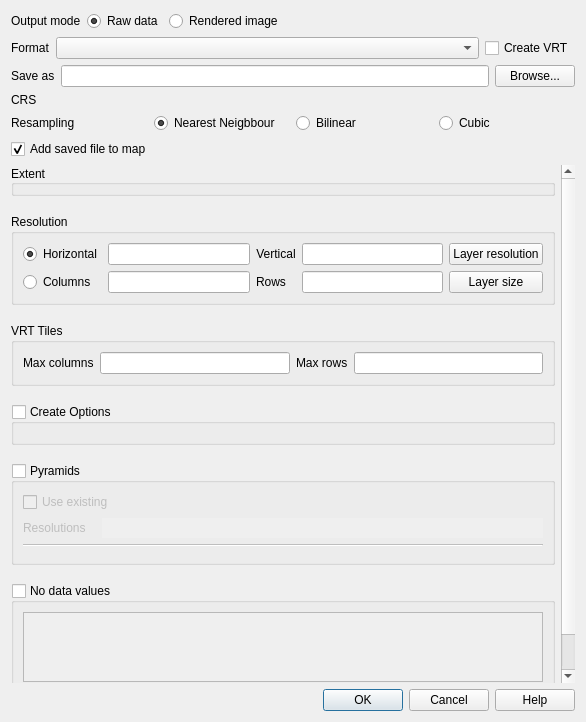
<?xml version="1.0" encoding="UTF-8"?>
<ui version="4.0">
 <class>QgsRasterLayerSaveAsDialogBase</class>
 <widget class="QDialog" name="QgsRasterLayerSaveAsDialogBase">
  <property name="geometry">
   <rect>
    <x>0</x>
    <y>0</y>
    <width>586</width>
    <height>722</height>
   </rect>
  </property>
  <property name="windowTitle">
   <string>Save Raster Layer as...</string>
  </property>
  <layout class="QVBoxLayout" name="verticalLayout">
   <item>
    <layout class="QHBoxLayout" name="horizontalLayout_6">
     <item>
      <widget class="QLabel" name="mModeLabel">
       <property name="text">
        <string>Output mode</string>
       </property>
      </widget>
     </item>
     <item>
      <widget class="QRadioButton" name="mRawModeRadioButton">
       <property name="toolTip">
        <string>Write out raw raster layer data. Optionally user defined no data values may be applied.</string>
       </property>
       <property name="text">
        <string>Raw data</string>
       </property>
       <property name="checked">
        <bool>true</bool>
       </property>
       <attribute name="buttonGroup">
        <string notr="true">buttonGroup_2</string>
       </attribute>
      </widget>
     </item>
     <item>
      <widget class="QRadioButton" name="mRenderedModeRadioButton">
       <property name="toolTip">
        <string>Write out 3 bands RGB image rendered using current layer style.</string>
       </property>
       <property name="text">
        <string>Rendered image</string>
       </property>
       <property name="checked">
        <bool>false</bool>
       </property>
       <attribute name="buttonGroup">
        <string notr="true">buttonGroup_2</string>
       </attribute>
      </widget>
     </item>
     <item>
      <spacer name="horizontalSpacer">
       <property name="orientation">
        <enum>Qt::Horizontal</enum>
       </property>
       <property name="sizeHint" stdset="0">
        <size>
         <width>40</width>
         <height>20</height>
        </size>
       </property>
      </spacer>
     </item>
    </layout>
   </item>
   <item>
    <layout class="QHBoxLayout" name="horizontalLayout">
     <item>
      <widget class="QLabel" name="mFormatLabel">
       <property name="text">
        <string>Format</string>
       </property>
       <property name="buddy">
        <cstring>mFormatComboBox</cstring>
       </property>
      </widget>
     </item>
     <item>
      <widget class="QComboBox" name="mFormatComboBox">
       <property name="sizePolicy">
        <sizepolicy hsizetype="Expanding" vsizetype="Fixed">
         <horstretch>0</horstretch>
         <verstretch>0</verstretch>
        </sizepolicy>
       </property>
      </widget>
     </item>
     <item>
      <widget class="QCheckBox" name="mTileModeCheckBox">
       <property name="toolTip">
        <string>Create GDAL Virtual Format composed of multiple
datasets with maximum width and height specified below.</string>
       </property>
       <property name="text">
        <string>Create VRT</string>
       </property>
      </widget>
     </item>
    </layout>
   </item>
   <item>
    <layout class="QHBoxLayout" name="horizontalLayout_3">
     <item>
      <widget class="QLabel" name="mSaveAsLabel">
       <property name="text">
        <string>Save as</string>
       </property>
       <property name="buddy">
        <cstring>mSaveAsLineEdit</cstring>
       </property>
      </widget>
     </item>
     <item>
      <widget class="QLineEdit" name="mSaveAsLineEdit">
       <property name="enabled">
        <bool>true</bool>
       </property>
       <property name="text">
        <string/>
       </property>
      </widget>
     </item>
     <item>
      <widget class="QPushButton" name="mBrowseButton">
       <property name="enabled">
        <bool>true</bool>
       </property>
       <property name="text">
        <string>Browse...</string>
       </property>
      </widget>
     </item>
    </layout>
   </item>
   <item>
    <layout class="QHBoxLayout" name="horizontalLayout_4">
     <item>
      <widget class="QLabel" name="label_2">
       <property name="sizePolicy">
        <sizepolicy hsizetype="Fixed" vsizetype="Fixed">
         <horstretch>0</horstretch>
         <verstretch>0</verstretch>
        </sizepolicy>
       </property>
       <property name="minimumSize">
        <size>
         <width>0</width>
         <height>0</height>
        </size>
       </property>
       <property name="text">
        <string>CRS</string>
       </property>
      </widget>
     </item>
     <item>
      <widget class="QgsProjectionSelectionWidget" name="mCrsSelector" native="true">
       <property name="focusPolicy">
        <enum>Qt::StrongFocus</enum>
       </property>
      </widget>
     </item>
    </layout>
   </item>
   <item>
    <layout class="QHBoxLayout" name="horizontalLayout_2">
     <item>
      <widget class="QLabel" name="mResampLabel">
       <property name="text">
        <string>Resampling</string>
       </property>
      </widget>
     </item>
     <item>
      <widget class="QRadioButton" name="mNearestRadioButton">
       <property name="text">
        <string>Nearest Neigbbour</string>
       </property>
       <property name="checked">
        <bool>true</bool>
       </property>
       <attribute name="buttonGroup">
        <string notr="true">buttonGroup</string>
       </attribute>
      </widget>
     </item>
     <item>
      <widget class="QRadioButton" name="mBilinearRadioButton">
       <property name="text">
        <string>Bilinear</string>
       </property>
       <attribute name="buttonGroup">
        <string notr="true">buttonGroup</string>
       </attribute>
      </widget>
     </item>
     <item>
      <widget class="QRadioButton" name="mCubicRadioButton">
       <property name="text">
        <string>Cubic</string>
       </property>
       <attribute name="buttonGroup">
        <string notr="true">buttonGroup</string>
       </attribute>
      </widget>
     </item>
    </layout>
   </item>
   <item>
    <widget class="QCheckBox" name="mAddToCanvas">
     <property name="text">
      <string>Add saved file to map</string>
     </property>
     <property name="checked">
      <bool>true</bool>
     </property>
    </widget>
   </item>
   <item>
    <widget class="QgsScrollArea" name="mScrollArea">
     <property name="frameShape">
      <enum>QFrame::NoFrame</enum>
     </property>
     <property name="frameShadow">
      <enum>QFrame::Sunken</enum>
     </property>
     <property name="widgetResizable">
      <bool>true</bool>
     </property>
     <widget class="QWidget" name="scrollAreaWidgetContents">
      <property name="geometry">
       <rect>
        <x>0</x>
        <y>0</y>
        <width>551</width>
        <height>543</height>
       </rect>
      </property>
      <layout class="QVBoxLayout" name="verticalLayout_5">
       <property name="spacing">
        <number>18</number>
       </property>
       <property name="leftMargin">
        <number>0</number>
       </property>
       <property name="topMargin">
        <number>0</number>
       </property>
       <property name="rightMargin">
        <number>6</number>
       </property>
       <property name="bottomMargin">
        <number>0</number>
       </property>
       <item>
        <widget class="QgsExtentGroupBox" name="mExtentGroupBox">
         <property name="sizePolicy">
          <sizepolicy hsizetype="Preferred" vsizetype="Preferred">
           <horstretch>0</horstretch>
           <verstretch>0</verstretch>
          </sizepolicy>
         </property>
         <property name="autoFillBackground">
          <bool>false</bool>
         </property>
         <property name="title">
          <string>Extent</string>
         </property>
         <property name="alignment">
          <set>Qt::AlignLeading|Qt::AlignLeft|Qt::AlignVCenter</set>
         </property>
         <property name="checkable">
          <bool>false</bool>
         </property>
         <property name="collapsed" stdset="0">
          <bool>false</bool>
         </property>
         <property name="saveCollapsedState" stdset="0">
          <bool>true</bool>
         </property>
        </widget>
       </item>
       <item>
        <widget class="QgsCollapsibleGroupBox" name="mResolutionGroupBox">
         <property name="sizePolicy">
          <sizepolicy hsizetype="Preferred" vsizetype="Preferred">
           <horstretch>0</horstretch>
           <verstretch>0</verstretch>
          </sizepolicy>
         </property>
         <property name="title">
          <string>Resolution</string>
         </property>
         <property name="flat">
          <bool>false</bool>
         </property>
         <property name="checkable">
          <bool>false</bool>
         </property>
         <property name="collapsed" stdset="0">
          <bool>false</bool>
         </property>
         <property name="saveCollapsedState" stdset="0">
          <bool>true</bool>
         </property>
         <layout class="QVBoxLayout" name="verticalLayout_3">
          <item>
           <layout class="QGridLayout" name="gridLayout_2">
            <item row="0" column="0">
             <widget class="QRadioButton" name="mResolutionRadioButton">
              <property name="text">
               <string>Horizontal</string>
              </property>
              <property name="checked">
               <bool>true</bool>
              </property>
             </widget>
            </item>
            <item row="0" column="1">
             <widget class="QLineEdit" name="mXResolutionLineEdit"/>
            </item>
            <item row="1" column="0">
             <widget class="QRadioButton" name="mSizeRadioButton">
              <property name="text">
               <string>Columns</string>
              </property>
             </widget>
            </item>
            <item row="1" column="1">
             <widget class="QLineEdit" name="mColumnsLineEdit"/>
            </item>
            <item row="1" column="2">
             <widget class="QLabel" name="mRowsLabel">
              <property name="text">
               <string>Rows</string>
              </property>
             </widget>
            </item>
            <item row="0" column="3">
             <widget class="QLineEdit" name="mYResolutionLineEdit"/>
            </item>
            <item row="1" column="3">
             <widget class="QLineEdit" name="mRowsLineEdit"/>
            </item>
            <item row="0" column="4">
             <widget class="QPushButton" name="mOriginalResolutionPushButton">
              <property name="text">
               <string>Layer resolution</string>
              </property>
             </widget>
            </item>
            <item row="1" column="4">
             <widget class="QPushButton" name="mOriginalSizePushButton">
              <property name="text">
               <string>Layer size</string>
              </property>
             </widget>
            </item>
            <item row="0" column="2">
             <widget class="QLabel" name="label">
              <property name="text">
               <string>Vertical</string>
              </property>
              <property name="alignment">
               <set>Qt::AlignCenter</set>
              </property>
             </widget>
            </item>
           </layout>
          </item>
         </layout>
        </widget>
       </item>
       <item>
        <widget class="QgsCollapsibleGroupBox" name="mTilesGroupBox">
         <property name="sizePolicy">
          <sizepolicy hsizetype="Preferred" vsizetype="Preferred">
           <horstretch>0</horstretch>
           <verstretch>0</verstretch>
          </sizepolicy>
         </property>
         <property name="title">
          <string>VRT Tiles</string>
         </property>
         <property name="checkable">
          <bool>false</bool>
         </property>
         <property name="checked">
          <bool>false</bool>
         </property>
         <property name="collapsed" stdset="0">
          <bool>false</bool>
         </property>
         <property name="saveCollapsedState" stdset="0">
          <bool>true</bool>
         </property>
         <layout class="QHBoxLayout" name="horizontalLayout_5">
          <item>
           <widget class="QLabel" name="mMaximumSizeXLabel">
            <property name="toolTip">
             <string>Maximum number of columns in one tile.</string>
            </property>
            <property name="text">
             <string>Max columns</string>
            </property>
           </widget>
          </item>
          <item>
           <widget class="QLineEdit" name="mMaximumSizeXLineEdit">
            <property name="toolTip">
             <string>Maximum number of columns in one tile.</string>
            </property>
           </widget>
          </item>
          <item>
           <widget class="QLabel" name="mMaximumSizeYLabel">
            <property name="toolTip">
             <string>Maximum number of rows in one tile.</string>
            </property>
            <property name="text">
             <string>Max rows</string>
            </property>
           </widget>
          </item>
          <item>
           <widget class="QLineEdit" name="mMaximumSizeYLineEdit">
            <property name="toolTip">
             <string>Maximum number of rows in one tile.</string>
            </property>
           </widget>
          </item>
         </layout>
        </widget>
       </item>
       <item>
        <widget class="QgsCollapsibleGroupBox" name="mCreateOptionsGroupBox">
         <property name="sizePolicy">
          <sizepolicy hsizetype="Preferred" vsizetype="Preferred">
           <horstretch>0</horstretch>
           <verstretch>0</verstretch>
          </sizepolicy>
         </property>
         <property name="title">
          <string>Create Options</string>
         </property>
         <property name="checkable">
          <bool>true</bool>
         </property>
         <property name="checked">
          <bool>false</bool>
         </property>
         <property name="collapsed" stdset="0">
          <bool>false</bool>
         </property>
         <property name="saveCollapsedState" stdset="0">
          <bool>true</bool>
         </property>
         <layout class="QGridLayout" name="gridLayout_5">
          <item row="0" column="0">
           <widget class="QgsRasterFormatSaveOptionsWidget" name="mCreateOptionsWidget" native="true"/>
          </item>
         </layout>
        </widget>
       </item>
       <item>
        <widget class="QgsCollapsibleGroupBox" name="mPyramidsGroupBox">
         <property name="sizePolicy">
          <sizepolicy hsizetype="Preferred" vsizetype="Preferred">
           <horstretch>0</horstretch>
           <verstretch>0</verstretch>
          </sizepolicy>
         </property>
         <property name="title">
          <string>Pyramids</string>
         </property>
         <property name="checkable">
          <bool>true</bool>
         </property>
         <property name="checked">
          <bool>false</bool>
         </property>
         <property name="collapsed" stdset="0">
          <bool>false</bool>
         </property>
         <property name="saveCollapsedState" stdset="0">
          <bool>true</bool>
         </property>
         <layout class="QGridLayout" name="gridLayout_3">
          <item row="3" column="0">
           <widget class="QgsRasterPyramidsOptionsWidget" name="mPyramidsOptionsWidget" native="true"/>
          </item>
          <item row="2" column="0">
           <widget class="Line" name="line">
            <property name="orientation">
             <enum>Qt::Horizontal</enum>
            </property>
           </widget>
          </item>
          <item row="1" column="0">
           <layout class="QHBoxLayout" name="horizontalLayout_9">
            <item>
             <widget class="QLabel" name="mPyramidResolutionsLabel">
              <property name="text">
               <string>Resolutions</string>
              </property>
             </widget>
            </item>
            <item>
             <spacer name="horizontalSpacer_5">
              <property name="orientation">
               <enum>Qt::Horizontal</enum>
              </property>
              <property name="sizeType">
               <enum>QSizePolicy::Fixed</enum>
              </property>
              <property name="sizeHint" stdset="0">
               <size>
                <width>10</width>
                <height>0</height>
               </size>
              </property>
             </spacer>
            </item>
            <item>
             <widget class="QLineEdit" name="mPyramidResolutionsLineEdit">
              <property name="toolTip">
               <string>Pyramid resolutions corresponding to levels given</string>
              </property>
              <property name="autoFillBackground">
               <bool>false</bool>
              </property>
              <property name="text">
               <string/>
              </property>
              <property name="frame">
               <bool>false</bool>
              </property>
              <property name="readOnly">
               <bool>true</bool>
              </property>
             </widget>
            </item>
           </layout>
          </item>
          <item row="0" column="0">
           <widget class="QCheckBox" name="mPyramidsUseExistingCheckBox">
            <property name="text">
             <string>Use existing</string>
            </property>
           </widget>
          </item>
         </layout>
        </widget>
       </item>
       <item>
        <widget class="QgsCollapsibleGroupBox" name="mNoDataGroupBox">
         <property name="sizePolicy">
          <sizepolicy hsizetype="Preferred" vsizetype="Preferred">
           <horstretch>0</horstretch>
           <verstretch>0</verstretch>
          </sizepolicy>
         </property>
         <property name="toolTip">
          <string>Additional no data values. The specified values will be set to no data in output raster.</string>
         </property>
         <property name="title">
          <string>No data values</string>
         </property>
         <property name="checkable">
          <bool>true</bool>
         </property>
         <property name="checked">
          <bool>false</bool>
         </property>
         <property name="collapsed" stdset="0">
          <bool>false</bool>
         </property>
         <property name="saveCollapsedState" stdset="0">
          <bool>true</bool>
         </property>
         <layout class="QHBoxLayout" name="horizontalLayout_7">
          <item>
           <layout class="QGridLayout" name="gridLayout">
            <item row="2" column="1">
             <widget class="QPushButton" name="mRemoveSelectedNoDataToolButton">
              <property name="sizePolicy">
               <sizepolicy hsizetype="Fixed" vsizetype="Fixed">
                <horstretch>0</horstretch>
                <verstretch>0</verstretch>
               </sizepolicy>
              </property>
              <property name="toolTip">
               <string>Remove selected row</string>
              </property>
              <property name="styleSheet">
               <string notr="true"/>
              </property>
              <property name="text">
               <string/>
              </property>
              <property name="icon">
               <iconset resource="../../images/images.qrc">
                <normaloff>:/images/themes/default/symbologyRemove.svg</normaloff>:/images/themes/default/symbologyRemove.svg</iconset>
              </property>
             </widget>
            </item>
            <item row="2" column="0">
             <widget class="QPushButton" name="mAddNoDataManuallyToolButton">
              <property name="sizePolicy">
               <sizepolicy hsizetype="Fixed" vsizetype="Fixed">
                <horstretch>0</horstretch>
                <verstretch>0</verstretch>
               </sizepolicy>
              </property>
              <property name="toolTip">
               <string>Add values manually</string>
              </property>
              <property name="text">
               <string/>
              </property>
              <property name="icon">
               <iconset resource="../../images/images.qrc">
                <normaloff>:/images/themes/default/symbologyAdd.svg</normaloff>:/images/themes/default/symbologyAdd.svg</iconset>
              </property>
             </widget>
            </item>
            <item row="1" column="0" colspan="5">
             <widget class="QTableWidget" name="mNoDataTableWidget">
              <property name="sizePolicy">
               <sizepolicy hsizetype="Expanding" vsizetype="Preferred">
                <horstretch>0</horstretch>
                <verstretch>0</verstretch>
               </sizepolicy>
              </property>
              <property name="minimumSize">
               <size>
                <width>0</width>
                <height>0</height>
               </size>
              </property>
              <attribute name="horizontalHeaderDefaultSectionSize">
               <number>250</number>
              </attribute>
              <attribute name="horizontalHeaderMinimumSectionSize">
               <number>200</number>
              </attribute>
             </widget>
            </item>
            <item row="2" column="2">
             <widget class="QPushButton" name="mLoadTransparentNoDataToolButton">
              <property name="sizePolicy">
               <sizepolicy hsizetype="Fixed" vsizetype="Fixed">
                <horstretch>0</horstretch>
                <verstretch>0</verstretch>
               </sizepolicy>
              </property>
              <property name="toolTip">
               <string>Load user defined fully transparent (100%) values </string>
              </property>
              <property name="text">
               <string/>
              </property>
              <property name="icon">
               <iconset resource="../../images/images.qrc">
                <normaloff>:/images/themes/default/mActionFileOpen.svg</normaloff>:/images/themes/default/mActionFileOpen.svg</iconset>
              </property>
             </widget>
            </item>
            <item row="2" column="3">
             <widget class="QPushButton" name="mRemoveAllNoDataToolButton">
              <property name="sizePolicy">
               <sizepolicy hsizetype="Fixed" vsizetype="Fixed">
                <horstretch>0</horstretch>
                <verstretch>0</verstretch>
               </sizepolicy>
              </property>
              <property name="toolTip">
               <string>Clear all</string>
              </property>
              <property name="text">
               <string/>
              </property>
              <property name="icon">
               <iconset resource="../../images/images.qrc">
                <normaloff>:/images/themes/default/mActionRemove.svg</normaloff>:/images/themes/default/mActionRemove.svg</iconset>
              </property>
             </widget>
            </item>
           </layout>
          </item>
         </layout>
        </widget>
       </item>
       <item>
        <spacer name="verticalSpacer">
         <property name="orientation">
          <enum>Qt::Vertical</enum>
         </property>
         <property name="sizeType">
          <enum>QSizePolicy::Expanding</enum>
         </property>
         <property name="sizeHint" stdset="0">
          <size>
           <width>20</width>
           <height>40</height>
          </size>
         </property>
        </spacer>
       </item>
      </layout>
     </widget>
    </widget>
   </item>
   <item>
    <widget class="QDialogButtonBox" name="mButtonBox">
     <property name="orientation">
      <enum>Qt::Horizontal</enum>
     </property>
     <property name="standardButtons">
      <set>QDialogButtonBox::Cancel|QDialogButtonBox::Help|QDialogButtonBox::Ok</set>
     </property>
    </widget>
   </item>
  </layout>
 </widget>
 <customwidgets>
  <customwidget>
   <class>QgsScrollArea</class>
   <extends>QScrollArea</extends>
   <header>qgsscrollarea.h</header>
   <container>1</container>
  </customwidget>
  <customwidget>
   <class>QgsCollapsibleGroupBox</class>
   <extends>QGroupBox</extends>
   <header>qgscollapsiblegroupbox.h</header>
   <container>1</container>
  </customwidget>
  <customwidget>
   <class>QgsProjectionSelectionWidget</class>
   <extends>QWidget</extends>
   <header>qgsprojectionselectionwidget.h</header>
   <container>1</container>
  </customwidget>
  <customwidget>
   <class>QgsExtentGroupBox</class>
   <extends>QgsCollapsibleGroupBox</extends>
   <header>qgsextentgroupbox.h</header>
   <container>1</container>
  </customwidget>
  <customwidget>
   <class>QgsRasterFormatSaveOptionsWidget</class>
   <extends>QWidget</extends>
   <header>qgsrasterformatsaveoptionswidget.h</header>
   <container>1</container>
  </customwidget>
  <customwidget>
   <class>QgsRasterPyramidsOptionsWidget</class>
   <extends>QWidget</extends>
   <header>qgsrasterpyramidsoptionswidget.h</header>
   <container>1</container>
  </customwidget>
 </customwidgets>
 <tabstops>
  <tabstop>mRawModeRadioButton</tabstop>
  <tabstop>mRenderedModeRadioButton</tabstop>
  <tabstop>mFormatComboBox</tabstop>
  <tabstop>mTileModeCheckBox</tabstop>
  <tabstop>mSaveAsLineEdit</tabstop>
  <tabstop>mBrowseButton</tabstop>
  <tabstop>mCrsSelector</tabstop>
  <tabstop>mAddToCanvas</tabstop>
  <tabstop>mScrollArea</tabstop>
  <tabstop>mResolutionRadioButton</tabstop>
  <tabstop>mXResolutionLineEdit</tabstop>
  <tabstop>mYResolutionLineEdit</tabstop>
  <tabstop>mOriginalResolutionPushButton</tabstop>
  <tabstop>mSizeRadioButton</tabstop>
  <tabstop>mColumnsLineEdit</tabstop>
  <tabstop>mRowsLineEdit</tabstop>
  <tabstop>mOriginalSizePushButton</tabstop>
  <tabstop>mMaximumSizeXLineEdit</tabstop>
  <tabstop>mMaximumSizeYLineEdit</tabstop>
  <tabstop>mCreateOptionsGroupBox</tabstop>
  <tabstop>mPyramidsGroupBox</tabstop>
  <tabstop>mPyramidsUseExistingCheckBox</tabstop>
  <tabstop>mPyramidResolutionsLineEdit</tabstop>
  <tabstop>mNoDataGroupBox</tabstop>
  <tabstop>mNoDataTableWidget</tabstop>
  <tabstop>mAddNoDataManuallyToolButton</tabstop>
  <tabstop>mRemoveSelectedNoDataToolButton</tabstop>
  <tabstop>mLoadTransparentNoDataToolButton</tabstop>
  <tabstop>mRemoveAllNoDataToolButton</tabstop>
 </tabstops>
 <resources>
  <include location="../../images/images.qrc"/>
 </resources>
 <connections>
  <connection>
   <sender>mButtonBox</sender>
   <signal>accepted()</signal>
   <receiver>QgsRasterLayerSaveAsDialogBase</receiver>
   <slot>accept()</slot>
   <hints>
    <hint type="sourcelabel">
     <x>254</x>
     <y>575</y>
    </hint>
    <hint type="destinationlabel">
     <x>157</x>
     <y>274</y>
    </hint>
   </hints>
  </connection>
  <connection>
   <sender>mButtonBox</sender>
   <signal>rejected()</signal>
   <receiver>QgsRasterLayerSaveAsDialogBase</receiver>
   <slot>reject()</slot>
   <hints>
    <hint type="sourcelabel">
     <x>322</x>
     <y>575</y>
    </hint>
    <hint type="destinationlabel">
     <x>286</x>
     <y>274</y>
    </hint>
   </hints>
  </connection>
 </connections>
 <buttongroups>
  <buttongroup name="buttonGroup_2"/>
  <buttongroup name="buttonGroup"/>
 </buttongroups>
</ui>
